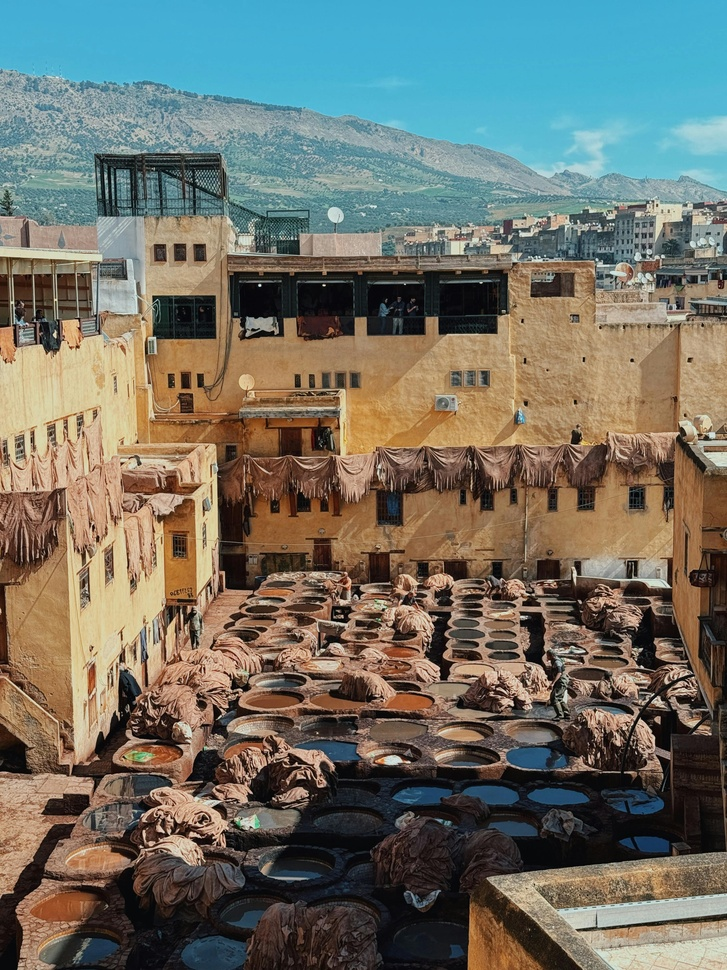
#> input picture Data/Raw_Image_Data/pexels-1093389518-31704023.jpg, 727 x 970 px, shrunk from 3024 x 4032 before the run; its folder holds only this picture in this run
$ python enhancer.py
#> lines starting #> are read from the running program, lines starting #| are printed output that depends on the picture
import cv2
import os
from PIL import Image
import numpy as np
from concurrent.futures import ProcessPoolExecutor
from functools import partial

def enhance_image(image_path, output_path=None):
    img = cv2.imread(image_path)
    if img is None:
        print(f"⚠️ Image not found: {image_path}")
        return

    sharpening_kernel = np.array([
        [0, -1, 0],
        [-1, 5, -1],
        [0, -1, 0]
    ])
    enhanced = cv2.filter2D(img, -1, sharpening_kernel)
    enhanced_rgb = cv2.cvtColor(enhanced, cv2.COLOR_BGR2RGB)
    enhanced_image = Image.fromarray(enhanced_rgb)

    if output_path:
        os.makedirs(os.path.dirname(output_path), exist_ok=True)
        enhanced_image.save(output_path)
        print(f"✅ Enhanced: {output_path}")
    else:
        return enhanced_image

def process_image_pair(input_output_tuple):
    input_path, output_path = input_output_tuple
    enhance_image(input_path, output_path=output_path)

if __name__ == "__main__":
    base_dirs = [
        "/Users/alexbazo/Desktop/Project_4630/Raw_Image_Data",
        "/Users/alexbazo/Desktop/Project_4630/Synthetic_Data",
        "/Users/alexbazo/Desktop/Project_4630/Synthetic_Data/Images"
    ]
    output_base = "/Users/alexbazo/Desktop/Project_4630/Enhanced"
    image_paths = []

    for base_dir in base_dirs:
        for root, _, files in os.walk(base_dir):
            for file in files:
                if file.lower().endswith(".jpg"):
                    input_path = os.path.join(root, file)
                    relative_path = os.path.relpath(input_path, base_dir)
                    output_path = os.path.join(output_base, relative_path)
                    image_paths.append((input_path, output_path))

    # Use all available CPU cores for parallel processing
    with ProcessPoolExecutor() as executor:
        executor.map(process_image_pair, image_paths)
#> in enhance_image, img is the input picture: shape (970, 727, 3); mean B, G, R 102, 112.5, 112
#> in enhance_image, `enhanced = cv2.filter2D(img, -1, sharpening_kernel)`:
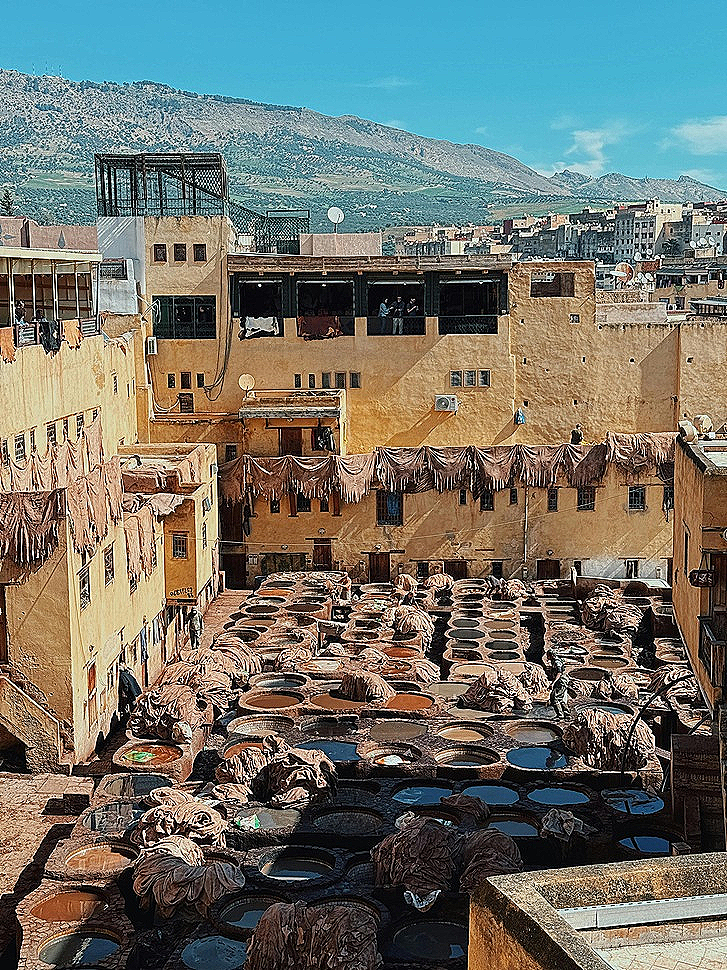
#> enhanced: shape (970, 727, 3); mean B, G, R 106.3, 115.1, 112.6
